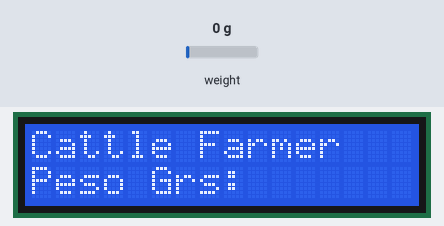
A sketch run on a simulated Arduino Uno, built with avr-gcc and run on an emulated ATmega328P. Parts: 16×2 character LCD. Inputs (shaded band) come from the test bench; at power-on: weight on the scale 0 g. What the sketch prints to the serial monitor is not drawn.

Above: at 3.3 s.
3.4 s: weight on the scale set to 100 g
At 5.4 s:
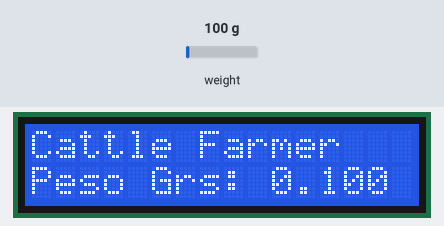
6.3 s: weight on the scale set to 1250 g
At 7.9 s:
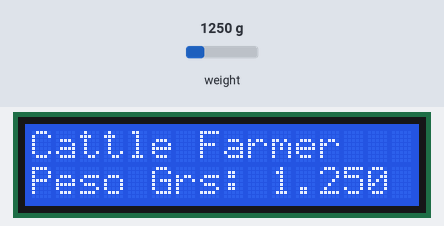
9.2 s: weight on the scale set to 2500 g
At 10.4 s:
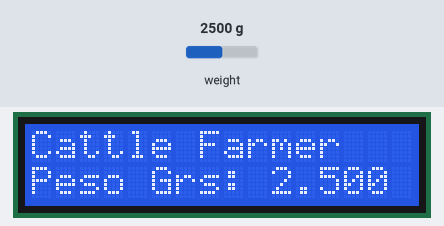
Timing chart, 0 to 12.2 s (numbered marks = the images above; inputs shaded):
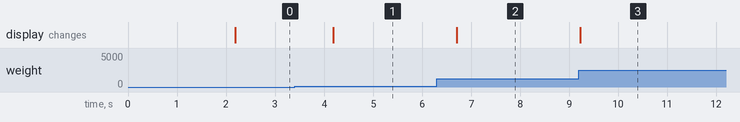

Measured:
- after the input at 3.4 s, the display: changes after 0.79 s (image 1)
- after the input at 6.3 s, the display: changes after 0.41 s (image 2)
- after the input at 9.2 s, the display: changes at once (image 3)

The sketch:

final_pesa.ino
```cpp
#include <HX711.h>
#include <Wire.h>
#include <LCD.h>
#include <LiquidCrystal_I2C.h>

//codigo balanza

#define DOUT  A1
#define CLK  A0

HX711 balanza(DOUT, CLK);
//-----------------------------------------------------
#define I2C_ADDR    0x3f

LiquidCrystal_I2C             lcd(I2C_ADDR,2, 1, 0, 4, 5, 6, 7);
void setup()
   {
       Serial.begin(9600);
       Serial.println(balanza.read());
       balanza.set_scale(439430.25); // Establecemos la escala
       balanza.tare(20); //El peso actual es considerado Tara.

       lcd.begin (16,2);    // Inicializar el display con 16 caraceres 2 lineas
       lcd.setBacklightPin(3,POSITIVE);
       lcd.setBacklight(HIGH);

      // lcd.home ();                   // go home
       lcd.print("Cattle Farmer");
      // lcd.setCursor ( 0, 1 );        // go to the 2nd line
      // lcd.print("");
   }
void loop()
   {
    lcd.setCursor ( 0, 1 );
    lcd.print("Peso Grs: ");
    lcd.print(balanza.get_units(20),3 );
   // lcd.print("  Gr");
    delay(500);


    }
```
